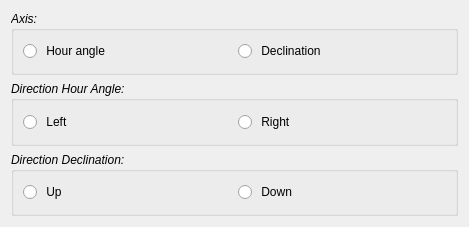
<?xml version="1.0" encoding="UTF-8"?>
<ui version="4.0">
 <class>tlinsWPilotRaDcIncrement</class>
 <widget class="QWidget" name="tlinsWPilotRaDcIncrement">
  <property name="geometry">
   <rect>
    <x>0</x>
    <y>0</y>
    <width>469</width>
    <height>227</height>
   </rect>
  </property>
  <property name="windowTitle">
   <string>Form</string>
  </property>
  <layout class="QVBoxLayout" name="verticalLayout">
   <item>
    <widget class="QGroupBox" name="groupBox">
     <property name="font">
      <font>
       <italic>true</italic>
      </font>
     </property>
     <property name="title">
      <string>Axis:</string>
     </property>
     <layout class="QHBoxLayout" name="horizontalLayout">
      <item>
       <widget class="QRadioButton" name="radioRA">
        <property name="font">
         <font>
          <italic>false</italic>
         </font>
        </property>
        <property name="text">
         <string> Hour angle</string>
        </property>
       </widget>
      </item>
      <item>
       <widget class="QRadioButton" name="radioDC">
        <property name="font">
         <font>
          <italic>false</italic>
         </font>
        </property>
        <property name="text">
         <string> Declination</string>
        </property>
       </widget>
      </item>
     </layout>
    </widget>
   </item>
   <item>
    <widget class="QGroupBox" name="groupRA">
     <property name="font">
      <font>
       <italic>true</italic>
      </font>
     </property>
     <property name="title">
      <string>Direction Hour Angle:</string>
     </property>
     <layout class="QHBoxLayout" name="horizontalLayout_2">
      <item>
       <widget class="QRadioButton" name="radioRaLeft">
        <property name="font">
         <font>
          <italic>false</italic>
         </font>
        </property>
        <property name="text">
         <string> Left</string>
        </property>
       </widget>
      </item>
      <item>
       <widget class="QRadioButton" name="radioRaRight">
        <property name="font">
         <font>
          <italic>false</italic>
         </font>
        </property>
        <property name="text">
         <string> Right</string>
        </property>
       </widget>
      </item>
     </layout>
    </widget>
   </item>
   <item>
    <widget class="QGroupBox" name="groupDC">
     <property name="font">
      <font>
       <italic>true</italic>
      </font>
     </property>
     <property name="title">
      <string>Direction Declination:</string>
     </property>
     <layout class="QHBoxLayout" name="horizontalLayout_3">
      <item>
       <widget class="QRadioButton" name="radioDcUp">
        <property name="font">
         <font>
          <italic>false</italic>
         </font>
        </property>
        <property name="text">
         <string> Up</string>
        </property>
       </widget>
      </item>
      <item>
       <widget class="QRadioButton" name="radioDcDown">
        <property name="font">
         <font>
          <italic>false</italic>
         </font>
        </property>
        <property name="text">
         <string> Down</string>
        </property>
       </widget>
      </item>
     </layout>
    </widget>
   </item>
  </layout>
 </widget>
 <resources/>
 <connections>
  <connection>
   <sender>radioRA</sender>
   <signal>clicked()</signal>
   <receiver>tlinsWPilotRaDcIncrement</receiver>
   <slot>raAxisSelected()</slot>
   <hints>
    <hint type="sourcelabel">
     <x>78</x>
     <y>57</y>
    </hint>
    <hint type="destinationlabel">
     <x>524</x>
     <y>84</y>
    </hint>
   </hints>
  </connection>
  <connection>
   <sender>radioDC</sender>
   <signal>clicked()</signal>
   <receiver>tlinsWPilotRaDcIncrement</receiver>
   <slot>dcAxisSelected()</slot>
   <hints>
    <hint type="sourcelabel">
     <x>306</x>
     <y>59</y>
    </hint>
    <hint type="destinationlabel">
     <x>467</x>
     <y>163</y>
    </hint>
   </hints>
  </connection>
 </connections>
 <slots>
  <slot>raAxisSelected()</slot>
  <slot>dcAxisSelected()</slot>
 </slots>
</ui>
